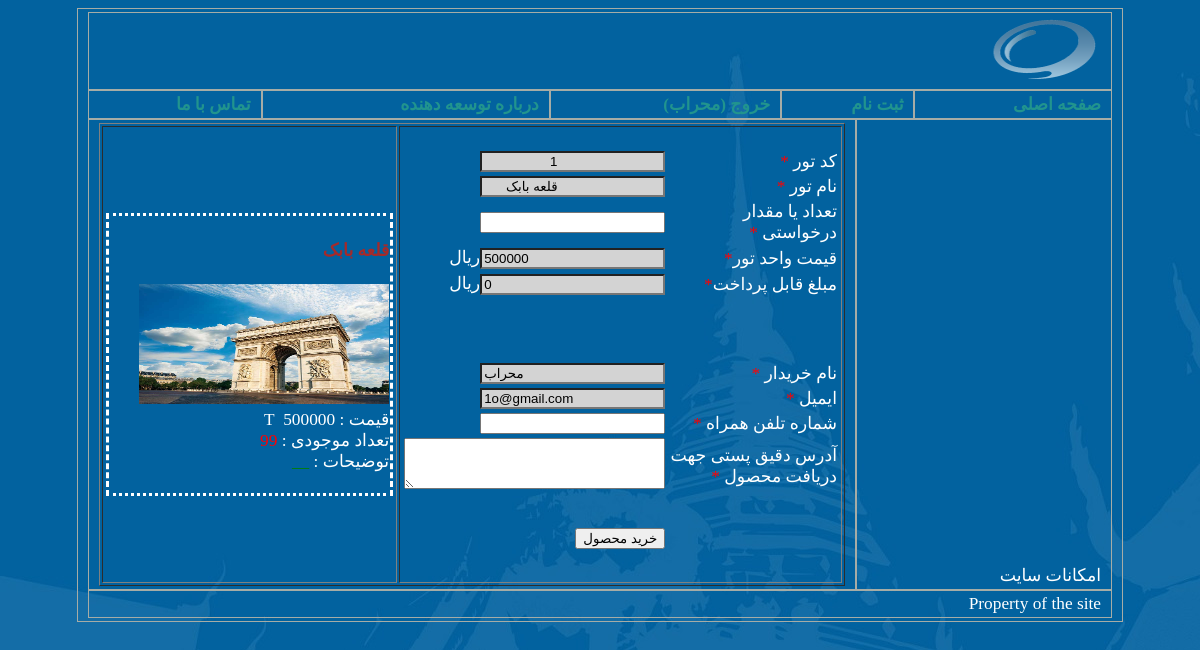
The page /order.php?id=1 (signed in) on the database its author committed.
### tables this page shows
CREATE TABLE `products` (
  `pro_code` int(10) NOT NULL,
  `pro_name` varchar(200) NOT NULL,
  `pro_qty` int(10) NOT NULL,
  `pro_price` float NOT NULL,
  `pro_image` varchar(80) NOT NULL,
  `pro_detail` text NOT NULL
);

CREATE TABLE `users` (
  `realname` varchar(80) NOT NULL,
  `username` varchar(30) NOT NULL,
  `password` varchar(20) NOT NULL,
  `email` varchar(60) NOT NULL,
  `type` tinyint(1) NOT NULL
);

### order.php (the view, shortened to what this page needs)
<?php
include("include/header.php");
$link = mysqli_connect("localhost", "root", "", "shop_db");
$pro_code = 0;
if (isset($_GET['id']))
    $pro_code = $_GET['id'];
?>
<?php
$query = "SELECT * FROM products WHERE pro_code='$pro_code'";
$result = mysqli_query($link, $query);
?>
<form name="order" action="action_order.php" method="POST">
    <table style="width: 100%;" border="1px">
        <tr>
            <td style="width: 60%;">
                <?php
                if ($row = mysqli_fetch_array($result)) {
                ?>
                    <br>
                    <table style="width: 100%;" border="0" style="margin-left: auto;margin-right:auto;">
                        <tr>
                            <td style="width: 22%;">کد تور <span style="color: red;">*</span></td>
                            <td style="width: 78%;"> <input type="text" id="pro_code" name="pro_code" value="
                            <?php echo ($pro_code); ?>" style="background-color: lightgray;" readonly> </td>
                        </tr>
                        <tr>
                            <td>نام تور <span style="color: red;">*</span></td>
                            <td> <input type="text" id="pro_name" name="pro_name" value="
                            <?php echo ($row['pro_name']); ?>" style="background-color: lightgray;" readonly> </td>
                        </tr>
                        <tr>
                            <td>تعداد یا مقدار درخواستی <span style="color: red;">*</span></td>
                            <td> <input type="text" style="text-align: left;" id="pro_qty" name="pro_qty" onchange="calc_price();"> </td>
                        </tr>
                        <tr>
                            <td>قیمت واحد تور<span style="color:red;">*</span></td>
                            <td><input type="text" style="text-align: left; background-color:lightgray;" id="pro_price" name="pro_price" value="<?php echo $row['pro_price'];  ?>" readonly>ریال</td>
                        </tr>
                        <tr>
                            <td>مبلغ قابل پرداخت<span style="color:red;">*</span></td>
                            <td>
                                <input type="text" style="text-align: left; background-color:lightgray;" id="total_price" name="total_price" value="0" readonly>ریال
                            </td>
                        </tr>
                        <?php
                        $query = "SELECT * FROM `users` WHERE username='{$_SESSION['username']}'";
                        $result = mysqli_query($link, $query);
                        $user_row =  mysqli_fetch_array($result);
                        ?>
                        <tr>
                            <td><br><br><br></td>
                            <td></td>
                        </tr>
                        <tr>
                            <td style="width: 40%;">نام خریدار<span style="color: red;"> *</span></td>
                            <td style="width: 40%;">
                                <input type="text" id="realname" name="realname" value="<?php echo $user_row['realname']; ?>" style="text-align: left; background-color:lightgray;">
                            </td>
                        </tr>
                        <tr>
                            <td style="width: 40%;">ایمیل <span style="color: red;"> *</span></td>
                            <td style="width: 40%;">
                                <input type="text" id="email" name="email" value="<?php echo $user_row['email']; ?>" style="text-align: left; background-color:lightgray;">
                            </td>
                        </tr>
                        <tr>
                            <td style="width: 40%;">شماره تلفن همراه <span style="color: red;"> *</span></td>
                            <td style="width: 40%;">
                                <input type="text" id="mobile" name="mobile" value="" style="text-align: left;">
                            </td>
                        </tr>
                        <tr>
                            <td style="width: 40%;">آدرس دقیق پستی جهت دریافت محصول<span style="color: red;"> *</span></td>
                            <td style="width: 40%;">
                                <textarea id="address" name="address" style="text-align: right;" cols="30" rows="3" wrap="virtual"></textarea>
                            </td>
                        </tr>
                        <tr>
                            <td><br><br><br><br></td>
                            <td><input type="button" value="خرید محصول" onclick="check_input();"></td>
                        </tr>
                    </table>
            </td>
            <td>
                <table>
                    <tr>
                        <td style="border-style: dotted dashed;vertical-align:top;width:33%;">
                            <h4 style="color: brown;"> <?php echo $row['pro_name']; ?> </h4>
                            <img src="image/products/<?php echo $row['pro_image']; ?>" width="250px" height="120px" alt="">
                            <br>
                            قیمت : <?php echo ($row['pro_price']); ?>&nbsp; T
                            <br>
                            تعداد موجودی : <span style="color: red;"><?php echo ($row['pro_qty']); ?></span>
                            <br>
                            توضیحات : <span style="color: green;"><?php
                                                                    $count = strlen($row['pro_detail']);
                                                                    echo (substr($row['pro_detail'], 0, (int)($count / 4))); ?></span>
                            <br><br>
                        </td>
                    </tr>
                </table>
            </td>
        </tr>
    </table>
</form>
<?php
                }
                include('include/footer.php');
?>

### include/header.php (style rules this page uses)
body { background-image: url("image/bg.jpg"); }

### rows shown on the page
products: pro_name "قلعه بابک", pro_price "500000", pro_image (picture)
users: realname "محراب", email "1o@gmail.com"

### other values the page prints
$_SESSION['realname'] "محراب"
